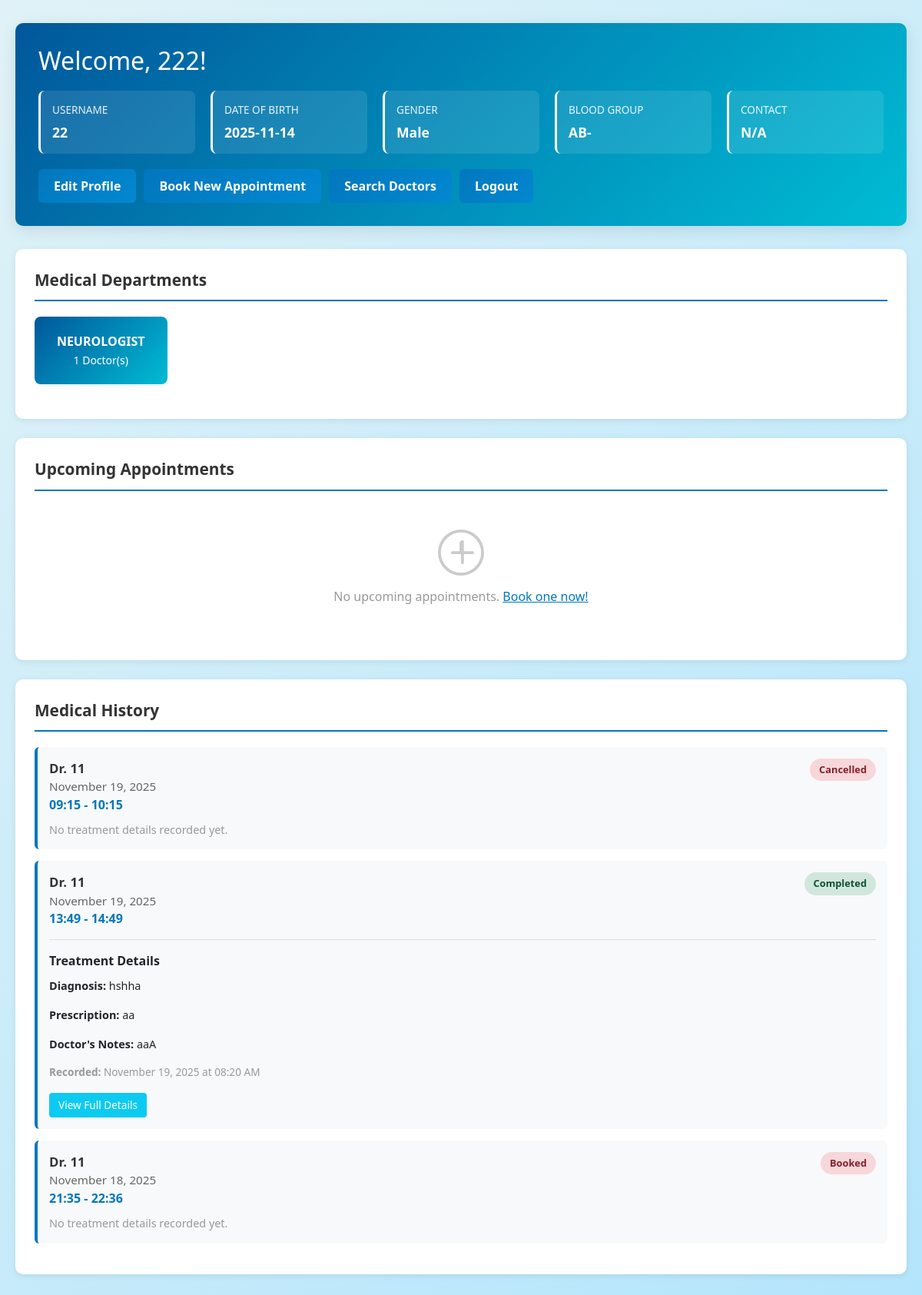
Page /patient_dashboard (signed in) on the committed database.
### application/models.py (models this page shows, shortened)
class Patient(db.Model, UserMixin):
    __tablename__ = 'patients'
    id = db.Column(db.Integer, primary_key=True)
    username = db.Column(db.String(80), unique=True, nullable=False)
    passwordp = db.Column(db.String(255), nullable=False)
    name = db.Column(db.String(100), nullable=False)
    date_of_birth = db.Column(db.Date)
    gender = db.Column(db.String(10))
    blood_group = db.Column(db.String(5))
    contact = db.Column(db.String(15))  # Contact field added
    patient_id = db.Column(db.Integer, db.ForeignKey('users.id'), nullable=False, unique=True)
    is_blacklisted = db.Column(db.Boolean, default=False)
    appointments = db.relationship('Appointment', backref='patient', lazy=True)

class Department(db.Model):
    __tablename__ = 'departments'
    id = db.Column(db.Integer, primary_key=True)
    name = db.Column(db.String(100), unique=True, nullable=False)
    description = db.Column(db.Text, nullable=False)
    doctors = db.relationship('Doctor', backref='department', lazy=True)
    @property
    def doctors_count(self):
        return len([d for d in self.doctors if not d.is_blacklisted])

class Doctor(db.Model, UserMixin):
    __tablename__ = 'doctors'
    id = db.Column(db.Integer, primary_key=True)
    username = db.Column(db.String(80), unique=True, nullable=False)
    passwordd = db.Column(db.String(255), nullable=False)
    name = db.Column(db.String(100), nullable=False)
    email = db.Column(db.String(120), unique=True, nullable=False)
    contact = db.Column(db.String(15))
    specialization = db.Column(db.String(100), nullable=False)
    department_id = db.Column(db.Integer, db.ForeignKey('departments.id'), nullable=False)
    qualifications = db.Column(db.Text)
    is_blacklisted = db.Column(db.Boolean, default=False)
    doctor_id = db.Column(db.Integer, db.ForeignKey('users.id'), nullable=False, unique=True)
    appointments = db.relationship('Appointment', backref='doctor', lazy=True)

class Appointment(db.Model):
    __tablename__ = 'appointments'
    id = db.Column(db.Integer, primary_key=True)
    patient_id = db.Column(db.Integer, db.ForeignKey('patients.id'), nullable=True)  # Nullable for availability slots
    doctor_id = db.Column(db.Integer, db.ForeignKey('doctors.id'), nullable=False)
    name = db.Column(db.String(100), nullable=False)  # Patient name or 'Available' for slots
    date = db.Column(db.Date, nullable=False)
    st_time = db.Column(db.Time, nullable=False)
    en_time = db.Column(db.Time, nullable=False)
    status = db.Column(db.String(20), default='Booked')  # Booked, Completed, Cancelled, Available
    treatment = db.relationship('Treatment', backref='appointment', uselist=False, cascade='all, delete-orphan')

class Treatment(db.Model):
    __tablename__ = 'treatments'
    id = db.Column(db.Integer, primary_key=True)
    appointment_id = db.Column(db.Integer, db.ForeignKey('appointments.id'), nullable=False, unique=True)
    diagnosis = db.Column(db.Text, nullable=False)
    prescription = db.Column(db.Text)
    notes = db.Column(db.Text)
    created_at = db.Column(db.DateTime, default=datetime.utcnow)

### application/routes.py (the view)
@app.route('/patient_dashboard')
@login_required
def patient_dashboard():
    if current_user.user_role != 2:
        abort(403)
    patient = Patient.query.filter_by(patient_id=current_user.id).first()
    if not patient or patient.is_blacklisted:
        logout_user()
        flash('Account suspended', 'error')
        return redirect(url_for('home'))
    departments = Department.query.all()
    today = date.today()
    next_week = [today + timedelta(days=i) for i in range(7)]
    doctors = Doctor.query.filter_by(is_blacklisted=False).all()
    upcoming_appointments = Appointment.query.filter(
        Appointment.patient_id == patient.id,
        Appointment.date >= today
    ).order_by(Appointment.date.asc()).all()
    past_appointments = Appointment.query.filter(
        Appointment.patient_id == patient.id,
        Appointment.date < today
    ).order_by(Appointment.date.desc()).all()
    return render_template(
        'patient_dashboard.html',
        patient=patient,
        departments=departments,
        doctors=doctors,
        upcoming_appointments=upcoming_appointments,
        past_appointments=past_appointments,
        next_week=next_week,
        today=today
    )

### templates/patient_dashboard.html (shortened to what this page needs)
<!DOCTYPE html>
<html lang="en">
<head>
	<link href="https://cdn.jsdelivr.net/npm/bootstrap@5.1.3/dist/css/bootstrap.min.css" rel="stylesheet">
	<link rel="stylesheet" href="{{ url_for('static', filename='style.css') }}">
</head>
<body class="bg-light">
	<div class="dashboard-container">
		<div class="profile-header">
			<h2> Welcome, {{ patient.name }}!</h2>
			<div class="profile-info">
				<div class="info-card">
					<div class="info-label">Username</div>
					<div class="info-value">{{ patient.username }}</div>
				</div>
				<div class="info-card">
					<div class="info-label">Date of Birth</div>
					<div class="info-value">{{ patient.date_of_birth or 'N/A' }}</div>
				</div>
				<div class="info-card">
					<div class="info-label">Gender</div>
					<div class="info-value">{{ patient.gender or 'N/A' }}</div>
				</div>
				<div class="info-card">
					<div class="info-label">Blood Group</div>
					<div class="info-value">{{ patient.blood_group or 'N/A' }}</div>
				</div>
				<div class="info-card">
					<div class="info-label">Contact</div>
					<div class="info-value">{{ patient.contact or 'N/A' }}</div>
				</div>
			</div>
			<div class="action-buttons">
				<a href="{{ url_for('patient_edit_profile') }}" class="btn-custom btn-primary-custom">Edit Profile</a>
				<a href="{{ url_for('create_appointment') }}" class="btn-custom btn-primary-custom"> Book New Appointment</a>
				<a href="{{ url_for('patient_search_doctors') }}" class="btn-custom btn-primary-custom"> Search Doctors</a>
				<form action="{{ url_for('logout') }}" method="get" style="display: inline;">
					<button type="submit" class="btn-custom btn-danger-custom">Logout</button>
				</form>
			</div>
		</div>
		<div class="section">
			<div class="section-title"> Medical Departments</div>
			<div class="dept-grid">
				{% for dept in departments %}
					<a href="{{ url_for('search_by_department', dept_id=dept.id) }}" style="text-decoration: none;">
						<div class="dept-card">
							<div class="dept-name">{{ dept.name }}</div>
							<small>{{ dept.doctors_count }} Doctor(s)</small>
						</div>
					</a>
				{% endfor %}
			</div>
		</div>
		<div class="section">
			<div class="section-title"> Upcoming Appointments</div>
			{% if upcoming_appointments %}
				{% for appt in upcoming_appointments %}
					<div class="appointment-card">
						<div class="appointment-header">
							<div>
								<div class="appointment-doctor">Dr. {{ appt.doctor.name }}</div>
								<div class="appointment-date">{{ appt.date.strftime('%B %d, %Y') }}</div>
								<div class="appointment-time"> {{ appt.st_time.strftime('%H:%M') }} - {{ appt.en_time.strftime('%H:%M') }}</div>
							</div>
							<span class="status-badge status-booked">{{ appt.status }}</span>
						</div>
						<div class="appointment-actions">
							<a href="{{ url_for('patient_view_doctor', doctor_id=appt.doctor.id) }}" class="action-btn btn-view">View Doctor</a>
							<a href="{{ url_for('cancel_appointment', appointment_id=appt.id) }}" class="action-btn btn-cancel" onclick="return confirm('Are you sure you want to cancel this appointment?')">Cancel</a>
						</div>
					</div>
				{% endfor %}
			{% else %}
				<div class="empty-state">
					<svg xmlns="http://www.w3.org/2000/svg" fill="currentColor" viewBox="0 0 16 16">
						<path d="M8 15A7 7 0 1 1 8 1a7 7 0 0 1 0 14zm0 1A8 8 0 1 0 8 0a8 8 0 0 0 0 16z"/>
						<path d="M8 4a.5.5 0 0 0-.5.5v3H5a.5.5 0 0 0 0 1h3v3a.5.5 0 0 0 1 0v-3h3a.5.5 0 0 0 0-1h-3v-3A.5.5 0 0 0 8 4z"/>
					</svg>
					<p>No upcoming appointments. <a href="{{ url_for('create_appointment') }}" style="color: #0277bd;">Book one now!</a></p>
				</div>
			{% endif %}
		</div>
		<div class="section">
			<div class="section-title"> Medical History</div>
			{% if past_appointments %}
				{% for appt in past_appointments %}
					<div class="appointment-card">
						<div class="appointment-header">
							<div>
								<div class="appointment-doctor">Dr. {{ appt.doctor.name }}</div>
								<div class="appointment-date">{{ appt.date.strftime('%B %d, %Y') }}</div>
								<div class="appointment-time"> {{ appt.st_time.strftime('%H:%M') }} - {{ appt.en_time.strftime('%H:%M') }}</div>
							</div>
							<span class="status-badge {% if appt.status == 'Completed' %}status-completed{% else %}status-cancelled{% endif %}">{{ appt.status }}</span>
						</div>
						{% if appt.treatment %}
							<div style="margin-top: 15px; padding-top: 15px; border-top: 1px solid #ddd;">
								<strong> Treatment Details</strong>
								<div style="margin-top: 10px; font-size: 0.9rem;">
									<p><strong>Diagnosis:</strong> {{ appt.treatment.diagnosis }}</p>
									{% if appt.treatment.prescription %}
										<p><strong>Prescription:</strong> {{ appt.treatment.prescription }}</p>
									{% endif %}
									{% if appt.treatment.notes %}
										<p><strong>Doctor's Notes:</strong> {{ appt.treatment.notes }}</p>
									{% endif %}
									<p style="margin-top: 10px; color: #999; font-size: 0.85rem;"><strong>Recorded:</strong> {{ appt.treatment.created_at.strftime('%B %d, %Y at %I:%M %p') }}</p>
								</div>
							</div>
							<div class="appointment-actions" style="margin-top: 10px;">
								<a href="{{ url_for('patient_view_treatment', appointment_id=appt.id) }}" class="action-btn btn-view">View Full Details</a>
							</div>
						{% else %}
							<div style="margin-top: 10px; color: #999; font-size: 0.9rem;">
								 No treatment details recorded yet.
							</div>
						{% endif %}
					</div>
				{% endfor %}
			{% endif %}
		</div>
	</div>
</body>
</html>

### static/style.css (style rules this page uses)
* { margin: 0; padding: 0; box-sizing: border-box; }
body { font-family: 'Segoe UI', Tahoma, Geneva, Verdana, sans-serif; background: linear-gradient(135deg, #e0f2f7 0%, #b3e5fc 100%); margin: 0; padding: 0; min-height: 100vh; }
.dashboard-container { max-width: 1200px; margin: 0 auto; padding: 20px; }
.section { background: white; padding: 20px; margin: 20px 0; border-radius: 8px; box-shadow: 0 2px 10px rgba(0, 0, 0, 0.1); }
.section-title { font-weight: bold; margin-bottom: 10px; font-size: 16px; }
button, .btn { padding: 10px 20px; border-radius: 4px; border: none; font-size: 16px; cursor: pointer; text-decoration: none; display: inline-block; transition: 0.3s; font-weight: normal; }
button[type="submit"], .btn-primary { width: 100%; background: linear-gradient(135deg, #0277bd 0%, #0288d1 100%); color: #fff; }
.btn-custom { padding: 12px 30px; font-size: 16px; border-radius: 25px; background: linear-gradient(135deg, #0277bd 0%, #0288d1 100%); color: white; text-decoration: none; display: inline-block; transition: 0.3s; }
.btn-primary-custom { background: linear-gradient(135deg, #0277bd 0%, #0288d1 100%) !important; color: white !important; }
.status-completed { color: #5cb85c; font-weight: bold; }
.status-cancelled { color: #d9534f; font-weight: bold; }

### templates/patient_dashboard.html (style rules this page uses)
.dashboard-container { max-width: 1200px; margin: 0 auto; padding: 30px 20px; }
.profile-header { background: linear-gradient(135deg, #01579b 0%, #00bcd4 100%); color: white; padding: 30px; border-radius: 10px; margin-bottom: 30px; box-shadow: 0 5px 20px rgba(0,0,0,0.1); }
.profile-header h2 { margin: 0; font-size: 2rem; }
.profile-info { display: grid; grid-template-columns: repeat(auto-fit, minmax(200px, 1fr)); gap: 20px; margin-top: 20px; }
.info-card { background: rgba(255,255,255,0.1); padding: 15px; border-radius: 8px; border-left: 3px solid white; }
.info-label { font-size: 0.85rem; opacity: 0.9; text-transform: uppercase; }
.info-value { font-size: 1.1rem; font-weight: bold; margin-top: 5px; }
.action-buttons { display: flex; gap: 10px; margin-top: 20px; flex-wrap: wrap; }
.btn-custom { padding: 10px 20px; border: none; border-radius: 6px; font-weight: 600; cursor: pointer; text-decoration: none; display: inline-block; transition: all 0.3s ease; }
.btn-primary-custom { background: white; color: #0277bd; }
.btn-danger-custom { background: #dc3545; color: white; }
.section { background: white; padding: 25px; border-radius: 10px; margin-bottom: 25px; box-shadow: 0 2px 8px rgba(0,0,0,0.08); }
.section-title { font-size: 1.3rem; font-weight: 700; color: #333; margin-bottom: 20px; border-bottom: 2px solid #0277bd; padding-bottom: 10px; }
.appointment-card { background: #f8f9fa; border-left: 4px solid #0277bd; padding: 15px; margin-bottom: 15px; border-radius: 6px; transition: all 0.3s ease; }
.appointment-header { display: flex; justify-content: space-between; align-items: start; margin-bottom: 10px; }
.appointment-doctor { font-weight: 600; color: #333; font-size: 1.05rem; }
.appointment-date { color: #666; font-size: 0.95rem; }
.appointment-time { color: #0277bd; font-weight: 600; }
.status-badge { display: inline-block; padding: 5px 12px; border-radius: 20px; font-size: 0.8rem; font-weight: 600; }
.status-completed { background: #d1e7dd; color: #0f5132; }
.status-cancelled { background: #f8d7da; color: #842029; }
.appointment-actions { display: flex; gap: 10px; margin-top: 10px; }
.action-btn { padding: 6px 12px; font-size: 0.85rem; border: none; border-radius: 4px; cursor: pointer; text-decoration: none; transition: all 0.2s; }
.btn-view { background: #0dcaf0; color: white; }
.empty-state { text-align: center; padding: 30px; color: #999; }
.empty-state svg { width: 60px; height: 60px; margin-bottom: 15px; opacity: 0.5; }
.dept-grid { display: grid; grid-template-columns: repeat(auto-fill, minmax(150px, 1fr)); gap: 15px; margin-bottom: 20px; }
.dept-card { background: linear-gradient(135deg, #01579b 0%, #00bcd4 100%); color: white; padding: 20px; border-radius: 8px; text-align: center; cursor: pointer; transition: all 0.3s; }
.dept-name { font-weight: 600; }

### rows in the picture
Patient: name "222", username "22", date_of_birth "2025-11-14", gender "Male", blood_group "AB-", contact "N/A"
Department: name "NEUROLOGIST", doctors_count "1"
Appointment: doctor.name "11", date "November 19, 2025", st_time "09:15", en_time "10:15", status "Cancelled", shows "No treatment details recorded yet."
Appointment: doctor.name "11", date "November 19, 2025", st_time "13:49", en_time "14:49", status "Completed", treatment.diagnosis "hshha", treatment.prescription "aa", treatment.notes "aaA", treatment.created_at "November 19, 2025 at 08:20 AM"
Appointment: doctor.name "11", date "November 18, 2025", st_time "21:35", en_time "22:36", status "Booked", shows "No treatment details recorded yet."
